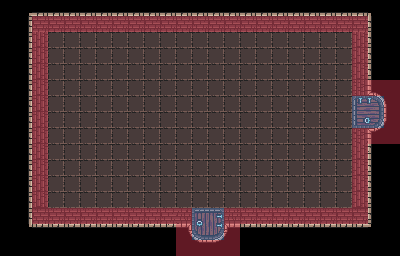

Tiled map render using the project's own tile images. Description and the map definition, with tile-layer contents summarised, below:
An orthogonal 25x16 tile map with 16x16 px tiles, 3 tile layers (Tile Layer 1, door meta, wall meta), 2 tilesets.

<map version="1.8" tiledversion="1.8.4" orientation="orthogonal" renderorder="right-down" width="25" height="16" tilewidth="16" tileheight="16" infinite="0" nextlayerid="5" nextobjectid="1">
 <tileset firstgid="1" source="0x72_DungeonTilesetII_v1.4.tsx" />
 <tileset firstgid="1025" source="MetaSet.tsx" />
 <layer id="1" name="Tile Layer 1" width="25" height="16">
  <data>[400 cells, 353 non-empty, 17 distinct tile ids]</data>
 </layer>
 <layer id="3" name="door meta" width="25" height="16" opacity="0.4">
  <data>[400 cells, 8 non-empty, 1 distinct tile ids]</data>
 </layer>
 <layer id="4" name="wall meta" width="25" height="16" opacity="0.4">
  <data>[400 cells, 72 non-empty, 1 distinct tile ids]</data>
 </layer>
</map>
